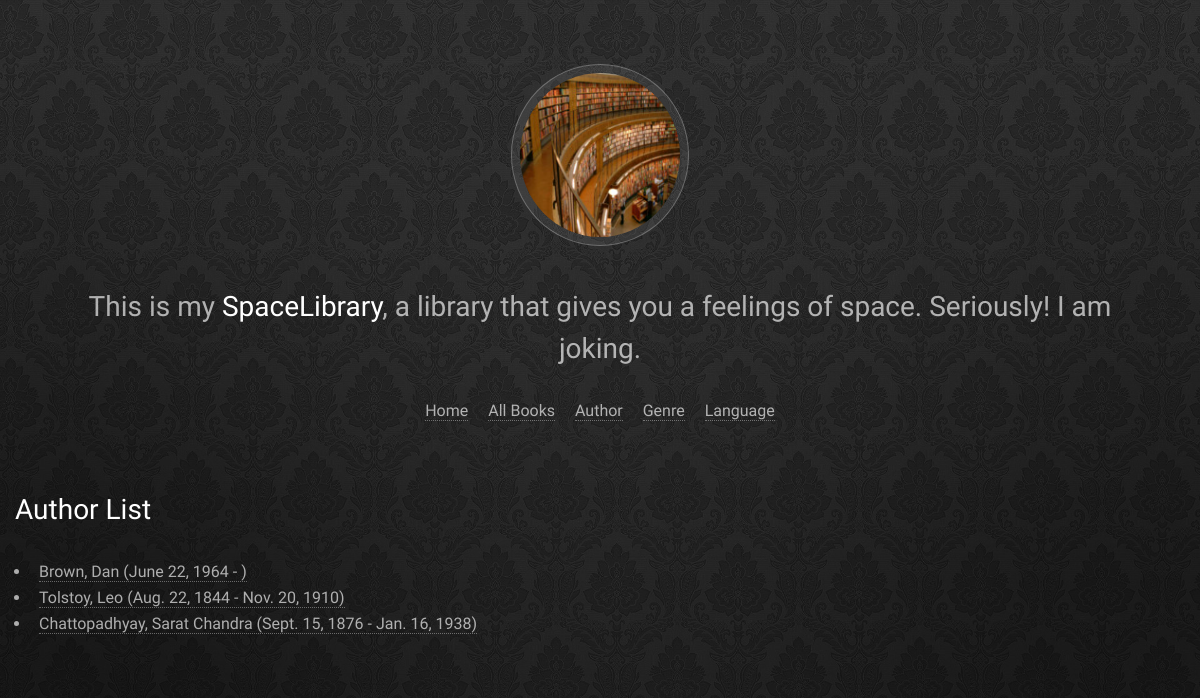
Screenshot of /catalog/authors/ with the database file from the repository.
### catalog/models.py (models this page shows)
class Author(models.Model):
	first_name = models.CharField(max_length=100)
	last_name = models.CharField(max_length=100)
	date_of_birth = models.DateField(null=True, blank=True)
	date_of_death = models.DateField('Died', null=True, blank=True)
	class Meta:
		ordering = ['last_name', 'first_name']
	def get_absolute_url(self):
		return reverse('catalog:author-detail', args=[str(self.id)])
	def __str__(self):
		return '{0}, {1}'.format(self.last_name, self.first_name)

### catalog/views.py (the view)
# urls.py: path('authors/', views.AuthorListView.as_view(), name = 'authors'),
class AuthorListView(generic.ListView):
    model = Author
    context_object_name = 'author_list'
    def get_queryset(self):
        return Author.objects.order_by('first_name')[:5]
    templates_name = 'catalog/author_list.html'
    paginate_by = 10

### catalog/templates/catalog/author_list.html
{% extends "base_generic.html" %}
{% block content %}
<h1>Author List</h1>
{% if author_list %}
  <ul>
  {% for author in author_list %}
    <li>
      <a href="{{ author.get_absolute_url }}">
      {{ author }} ({{author.date_of_birth}} - {% if author.date_of_death %}{{author.date_of_death}}{% endif %})
      </a>
    </li>
  {% endfor %}
 </ul>
{% else %}
  <p>There are no authors available.</p>
{% endif %}
{% endblock %}

### catalog/static/css/main.css (style rules this page uses)
html, body, div, span, applet, object, iframe, h1, h2, h3, h4, h5, h6, p, blockquote, pre, a, abbr, acronym, address, big, cite, code, del, dfn, em, img, ins, kbd, q, s, samp, small, strike, strong, sub, sup, tt, var, b, u, i, center, dl, dt, dd, ol, ul, li, fieldset, form, label, legend, table, caption, tbody, tfoot, thead, tr, th, td, article, aside, canvas, details, embed, figure, figcaption, footer, header, hgroup, menu, nav, output, ruby, section, summary, time, mark, audio, video { margin: 0; padding: 0; border: 0; font-size: 100%; font: inherit; vertical-align: baseline; }
body { line-height: 1; }
ol, ul { list-style: none; }
body { -webkit-text-size-adjust: none; }
*, *:before, *:after { -moz-box-sizing: border-box; -webkit-box-sizing: border-box; box-sizing: border-box; }
body { -ms-overflow-style: scrollbar; }
body { background-color: #000; background-image: url('/static/images/bg.jpg'); background-size: cover; background-position: top center; }
body, input, select, textarea { color: rgba(255, 255, 255, 0.65); font-family: "Source Sans Pro", Helvetica, sans-serif; font-size: 13pt; font-weight: 200; line-height: 1.65; }
@media screen and (max-width: 1280px) { body, input, select, textarea { font-size: 12pt; } }
a { color: inherit; text-decoration: none; border-bottom: dotted 1px rgba(255, 255, 255, 0.35); -moz-transition: border-bottom-color 0.2s ease-in-out, color 0.2s ease-in-out; -webkit-transition: border-bottom-color 0.2s ease-in-out, color 0.2s ease-in-out; -ms-transition: border-bottom-color 0.2s ease-in-out, color 0.2s ease-in-out; transition: border-bottom-color 0.2s ease-in-out, color 0.2s ease-in-out; }
h1, h2, h3, h4, h5, h6 { color: #ffffff; font-weight: 200; line-height: 1.5; margin: 0 0 1em 0; }
h1 { font-size: 1.75em; }
ul { list-style: disc; margin: 0 0 2em 0; padding-left: 1em; }
ul li { padding-left: 0.5em; }

### rows the page displays
Author: last_name+first_name "Brown, Dan", date_of_birth "June 22, 1964"
Author: last_name+first_name "Tolstoy, Leo", date_of_birth "Aug. 22, 1844", date_of_death "Nov. 20, 1910"
Author: last_name+first_name "Chattopadhyay, Sarat Chandra", date_of_birth "Sept. 15, 1876", date_of_death "Jan. 16, 1938"
